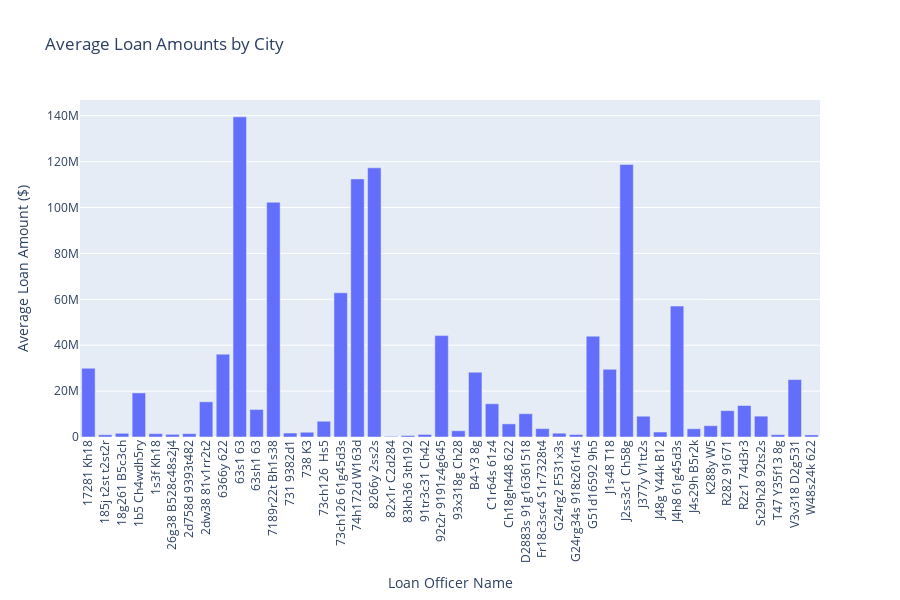

Notebook source saved alongside this figure:
### Markdown cell above
### Bar plot of `Loan Officer Name` on the base of `Loan Amount`

### Code cell
agg_df = df.groupby('Loan Officer Name', as_index=False)['Loan Amount'].sum()

# Create a bar plot to show the average Loan Amount by City
fig = px.bar(agg_df, x='Loan Officer Name', y='Loan Amount',
            title='Average Loan Amounts by City',
            labels={'Loan Amount': 'Average Loan Amount ($)', 'Loan Officer Name': 'Loan Officer Name'})

# Update layout to improve readability (optional)
fig.update_layout(
    xaxis=dict(
        tickangle=-90,  # Rotate x-axis labels for better visibility
        showticklabels=True
    ),
    height=600,  # Set the height of the plot
    showlegend=False
)
fig.show()

### Figure 1 — Plotly figure (JSON) as saved in the notebook; plotly's stock layout.template omitted (floating-point values rounded to 4 significant figures)
{"data": [{"alignmentgroup": "True", "hovertemplate": "Loan Officer Name=%{x}<br>Average Loan Amount ($)=%{y}<extra></extra>", "legendgroup": "", "marker": {"color": "#636efa", "pattern": {"shape": ""}}, "name": "", "offsetgroup": "", "orientation": "v", "showlegend": false, "textposition": "auto", "type": "bar", "x": ["17281 Kh18", "185j t2st t2st2r", "18g261 B5c3ch", "1b5 Ch4wdh5ry", "1s3f Kh18", "26g38 B528c48s2j4", "2d758d 9393t482", "2dw38 81v1rr2t2", "6366y 622", "63s1 63", "63sh1 63", "7189r22t Bh1s38", "731 9382d1", "738 K3", "73ch126  Hs5", "73ch126 61g45d3s", "74h172d W163d", "8266y 2ss2s", "82x1r C2d284", "83kh36 3th192", "91tr3c31 Ch42", "92t2r 9191z4g645", "93x318g Ch28", "B4-Y3 8g", "C1r64s 61z4", "Ch18gh448 622", "D2883s 91g16361518", "Fr18c3sc4 S1r7328t4", "G24rg2 F531x3s", "G24rg34s 918t261r4s", "G51d16592 9h5", "J1s48 T18", "J2ss3c1 Ch58g", "J377y V1tt2s", "J48g Y44k B12", "J4h8 61g45d3s", "J4s29h B5r2k", "K288y W5", "R282 91671", "R2z1 74d3r3", "St29h28 92ts2s", "T47 Y35f13 8g", "V3v318 D2g531", "W48s24k 622"], "xaxis": "x", "y": [29948657, 963500, 1615000, 19200000.0, 1461750, 1165000, 1466550, 15330000.0, 36090000.0, 139498843, 12010000, 102300000.0, 1735302, 2070400, 6871723, 62830000.0, 112500000.0, 117300000.0, 283500, 650000, 1122000, 44180000.0, 2721750, 28220000.0, 14490000.0, 5716000.0, 10150000.0, 3654445, 1658500, 1071000, 43940000.0, 29510000.0, 118800000.0, 9049150, 2167000.0, 57049397, 3600000.0, 4917700, 11480000.0, 13717320, 9084000.0, 1004900, 25020000.0, 901000], "yaxis": "y"}], "layout": {"barmode": "relative", "height": 600, "legend": {"tracegroupgap": 0}, "showlegend": false, "title": {"text": "Average Loan Amounts by City"}, "xaxis": {"anchor": "y", "domain": [0, 1], "showticklabels": true, "tickangle": -90, "title": {"text": "Loan Officer Name"}}, "yaxis": {"anchor": "x", "domain": [0, 1], "title": {"text": "Average Loan Amount ($)"}}}}
